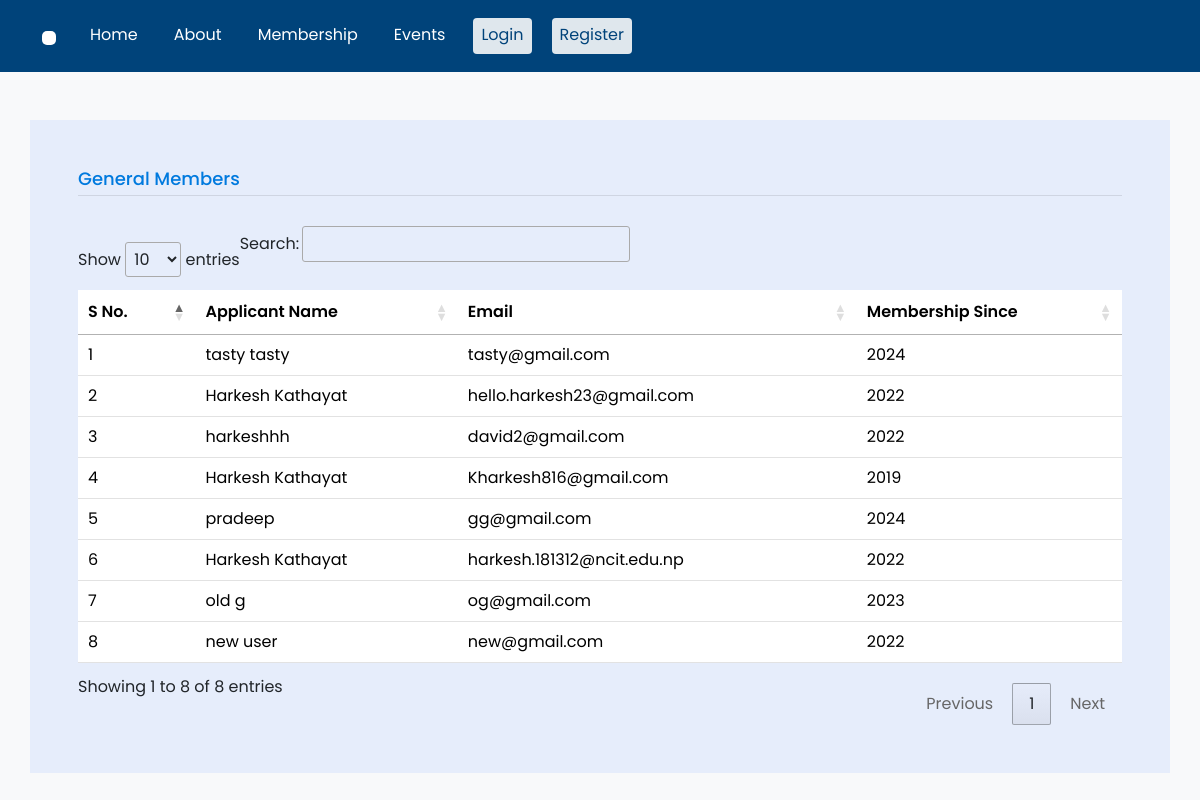
Page /general-members on the earlier database version.
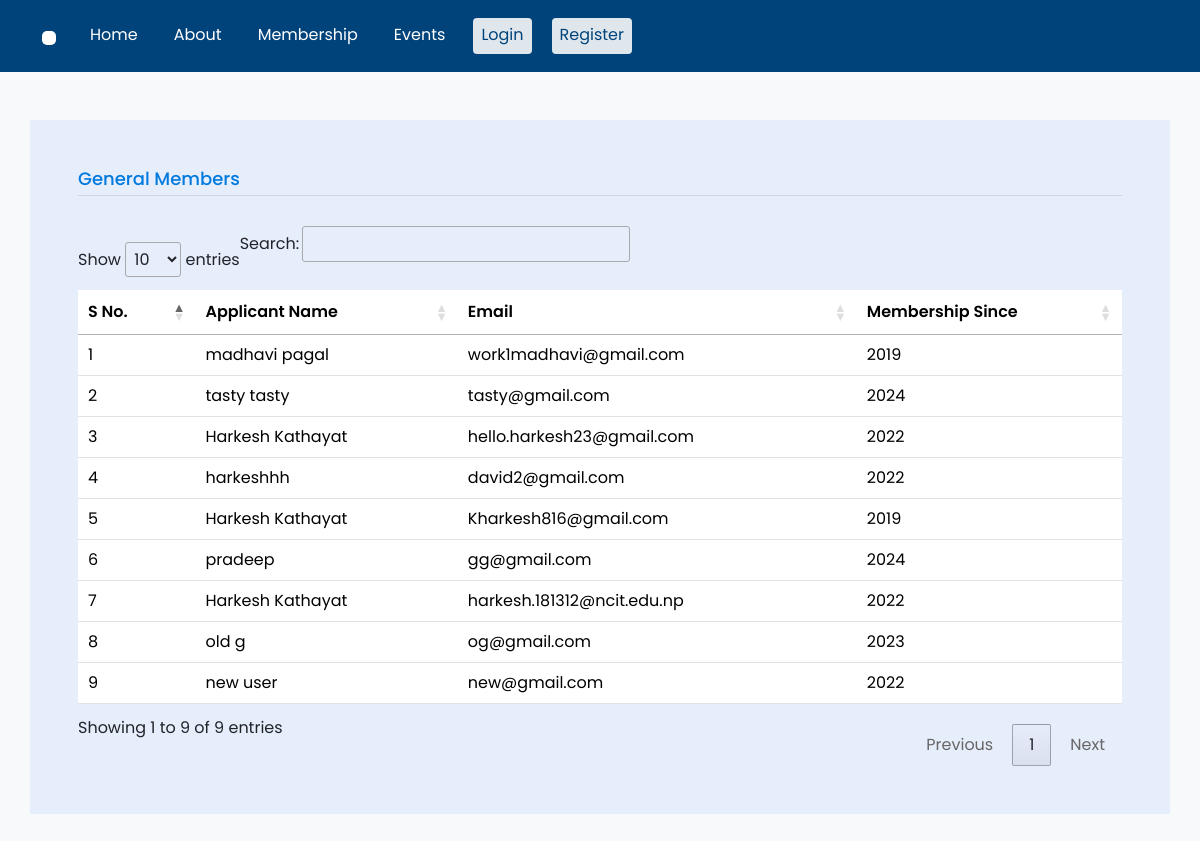
Same page on the later database version.
### management/models.py (models this page shows, shortened)
class Membership(models.Model):
    membership_number=models.CharField(max_length=10,unique=True,null=True)
    associated_user = models.OneToOneField(CustomUser,related_name='membership',on_delete=models.CASCADE,null=True)
    created_at = models.DateTimeField(auto_now_add=True)
    updated_at = models.DateTimeField(auto_now=True)
    verification = models.BooleanField(default=False)
    expiry_date = models.DateField(null=True,blank=True)
    membership_since = models.CharField(max_length=4, blank=True, null=True)
    verified_date = models.DateTimeField(blank=True, null=True)
    rejected = models.BooleanField(default=False)
    expiry_status=models.BooleanField(default=False)
    membership_type=models.PositiveIntegerField(choices=choices.MEMBERSHIP_TYPES,default=1)
    remarks = models.TextField(null=True)
    objects = InheritanceManager()
    class Meta:
        ordering = ['-created_at']

class PersonalInfo(models.Model):
    name_of_applicant = models.CharField(max_length=200)
    gender = models.CharField(max_length=1, choices=choices.GENDER_CHOICES)
    affiliation = models.CharField(max_length=200)
    pp_photo = models.ImageField(upload_to="personal_photo")
    salutation = models.CharField(max_length=20, blank=True, null=True)
    phone_number = models.CharField(max_length=20,null=True)
    class Meta:
        abstract = True

class GeneralMembership(Membership,PersonalInfo):
    nationaldocument =models.OneToOneField(NationalDocumment,on_delete=models.CASCADE, related_name="associated_membership",related_query_name="associated_membership",null=True)
    educational_information = models.OneToOneField(EducationalDocuments,on_delete=models.CASCADE,related_name="edu_members",null=True)
    upgrade_request = models.BooleanField(null=True)
    upgrade_membership_type = models.PositiveIntegerField(choices=choices.MEMBERSHIP_TYPES,null=True)
    upgrade_payment = models.BooleanField(default=False)
    renew_request =models.BooleanField(null=True, default=False)
    renew_payment = models.BooleanField(default=False)

class Membership(models.Model):
    membership_number=models.CharField(max_length=10,unique=True,null=True)
    associated_user = models.OneToOneField(CustomUser,related_name='membership',on_delete=models.CASCADE,null=True)
    created_at = models.DateTimeField(auto_now_add=True)
    updated_at = models.DateTimeField(auto_now=True)
    verification = models.BooleanField(default=False)
    expiry_date = models.DateField(null=True,blank=True)
    membership_since = models.CharField(max_length=4, blank=True, null=True)
    verified_date = models.DateTimeField(blank=True, null=True)
    rejected = models.BooleanField(default=False)
    expiry_status=models.BooleanField(default=False)
    membership_type=models.PositiveIntegerField(choices=choices.MEMBERSHIP_TYPES,default=1)
    remarks = models.TextField(null=True)
    objects = InheritanceManager()
    class Meta:
        ordering = ['-created_at']

### account/models.py (models this page shows, shortened)
class CustomUser(AbstractUser):
    full_name = models.CharField(max_length=100)
    email = models.EmailField( unique=True,
        error_messages={
            'unique': _(
                "A user is already registered with this email address"),
        },
    )
    username = None
    created_date=models.DateTimeField(auto_now_add=True)
    token = models.CharField(max_length=5,default=1234)
    is_verified = models.BooleanField(default=False)
    ADMIN=1
    USER=2
    ROLE_CHOICES=(
        (USER,'USER'),
        (ADMIN,'ADMIN'),
    )
    role = models.PositiveSmallIntegerField(
        choices=ROLE_CHOICES, blank=True, default=2
    )
    USERNAME_FIELD='email'
    REQUIRED_FIELDS=['full_name']
    objects =CustomUserManager()

### management/views.py (the view)
# urls.py: path('general-members',views.general_members,name='general_members'),
def general_members(request):
    general_membership = GeneralMembership.objects.filter(
        Q(membership_type=1) | Q(membership_type=3),
        verification=True
    )
    context ={
        'members': general_membership
    }
    return render(request,'management/listview/homepage_lists/general_membership_list.html',context)

### management/templates/management/listview/homepage_lists/general_membership_list.html (shortened to what this page needs)
{% load static %}
<!DOCTYPE html>
<html lang="en">
<head>
    <link href="https://cdn.jsdelivr.net/npm/bootstrap@5.3.2/dist/css/bootstrap.min.css" rel="stylesheet"
>
    <link rel="stylesheet" href="https://cdnjs.cloudflare.com/ajax/libs/font-awesome/6.5.1/css/all.min.css" />
    <link rel="stylesheet" href="https://cdnjs.cloudflare.com/ajax/libs/font-awesome/6.5.1/css/all.min.css" />
    <link rel="stylesheet" href="https://cdn.datatables.net/1.13.7/css/jquery.dataTables.min.css">
    <link rel="stylesheet" href="{% static 'css/style.css'%}">
</head>
<body>
    <nav class="navbar navbar-expand-lg sticky-top">
        <div class="container">
          <a class="navbar-brand" href="/">
            <img src="{% static 'images/fulllogo.jpg' %}" alt="">
          </a>
          <div class="collapse navbar-collapse" id="navbarTogglerDemo03">
            <ul class="navbar-nav me-auto mb-2 mb-lg-0">
              <li class="nav-item">
                <a class="nav-link" aria-current="page" href="/">Home</a>
              </li>
              <li class="nav-item">
                <a class="nav-link" href="https://ngeotechs.org/?page_id=1464" target="_blank">About</a>
              </li>
              <li class="nav-item">
                <a class="nav-link" href="{% url 'management:membership_guidelines' %}">Membership</a>
              </li>
              <li class="nav-item">
                <a class="nav-link" href="{% url 'events:index_all_events' %}">Events</a>
              </li>
              <li class="nav-item">
                <a class="nav-link auth-btn" href="{% url 'account:login_user' %}">Login</a>
              </li>
              <li class="nav-item">
                <a class="nav-link auth-btn" href="{% url 'account:signup' %}">Register</a>
              </li>
            </ul>
          </div>
        </div>
    </nav>
                    <div class=" container about-us-bg my-5 p-5">
                        <h3 class="form-title">General Members</h3>
                        <hr>
                        <table id="sampleTable" class="table hover-table" style="width:100%">
                            <thead>
                                <tr>
                                    <th>S No.</th>
                                    <th>Applicant Name</th>
                                    <th>Email</th>
                                    <th>Membership Since</th>
                                </tr>
                            </thead>
                            <tbody>
                            {% for member in members %}
                                <tr>
                                    <td>{{ forloop.counter }}</td>
                                    <td>{{ member.name_of_applicant }}</td>
                                    <td>{{ member.associated_user.email }}</td>
                                    <td>{{ member.membership_since }}</td>
                                </tr>
                            {% endfor %}
                            </tbody>
                        </table>
                    </div>

### static/css/style.css (style rules this page uses)
body { font-family: Poppins; background: #f8f9fa; overflow-x: hidden; }
a { text-decoration: none; color: unset; }
.form-title { font-size: 18px; margin-bottom: 0; padding-bottom: 0; font-weight: 500; color: #007ade; }
hr { margin: 5px 0 30px 0; color: inherit; border: 0; border-top: 0.1px solid rgba(0, 0, 0, 0.4); opacity: .25; }
.table>thead { vertical-align: middle; }
tr { border: 0.8px solid #e2e2e2; }
table.dataTable thead th { font-weight: 600; }
#sampleTable { margin-top: 4rem }
td { vertical-align: middle; }
table.dataTable.no-footer { border: none!important; }
.navbar { background: #00437a; }
.navbar-brand img { width: 30%; background: white; padding: 7px; border-radius: 5px; }
.nav-item { display: flex; align-items: center; }
.nav-link { color: #ffffff; box-sizing: border-box!important; font-size: 16px; transition: 0.5s all ease-in-out; margin: 0 10px; padding: 2px; font-weight: 400; border-bottom: 2px solid rgba(255,255,255,0); }
.auth-btn { background: rgba(248, 249, 250, 0.9); color: #00437a; padding: 5px 10px; margin: 10px; border-radius: 4px; }
.about-us-bg { background: #e6edfb; padding: 30px 0; }

Differences in the rows shown:
added GeneralMembership: name_of_applicant "madhavi pagal", associated_user.email "work1madhavi@gmail.com", membership_since "2019"
Other differences:
text written by a page script: "Show entries Search: Showing 1 to 8 of 8 entries Previous 1 Next" → "Show entries Search: Showing 1 to 9 of 9 entries Previous 1 Next"
